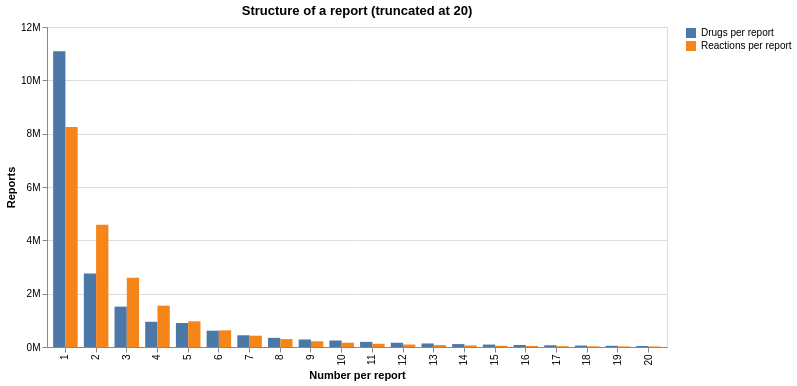

Specify this chart in Vega-Lite:
### Vega-Lite specification from a JSON file in a GitHub repository (floating-point values rounded to 4 significant figures)
{"config": {"view": {"continuousWidth": 300, "continuousHeight": 300}}, "data": {"name": "data-104c193682ade94c224a222315202c99"}, "mark": {"type": "bar"}, "encoding": {"color": {"field": "kind", "scale": {"range": ["#4C78A8", "#F58518"]}, "title": null, "type": "nominal"}, "tooltip": [{"field": "kind", "type": "nominal"}, {"field": "count", "type": "ordinal"}, {"field": "reports", "format": ",", "type": "quantitative"}], "x": {"field": "count", "title": "Number per report", "type": "ordinal"}, "xOffset": {"field": "kind", "type": "nominal"}, "y": {"axis": {"format": "~s"}, "field": "reports", "title": "Reports", "type": "quantitative"}}, "height": 320, "title": "Structure of a report (truncated at 20)", "width": 620, "$schema": "https://vega.github.io/schema/vega-lite/v6.1.0.json", "datasets": {"data-104c193682ade94c224a222315202c99": [{"count": 1, "reports": 11093882, "kind": "Drugs per report"}, {"count": 2, "reports": 2753070, "kind": "Drugs per report"}, {"count": 3, "reports": 1514313, "kind": "Drugs per report"}, {"count": 4, "reports": 945698, "kind": "Drugs per report"}, {"count": 5, "reports": 900459, "kind": "Drugs per report"}, {"count": 6, "reports": 611568, "kind": "Drugs per report"}, {"count": 7, "reports": 440207, "kind": "Drugs per report"}, {"count": 8, "reports": 343774, "kind": "Drugs per report"}, {"count": 9, "reports": 282695, "kind": "Drugs per report"}, {"count": 10, "reports": 244325, "kind": "Drugs per report"}, {"count": 11, "reports": 193013, "kind": "Drugs per report"}, {"count": 12, "reports": 159835, "kind": "Drugs per report"}, {"count": 13, "reports": 132530, "kind": "Drugs per report"}, {"count": 14, "reports": 108868, "kind": "Drugs per report"}, {"count": 15, "reports": 91082, "kind": "Drugs per report"}, {"count": 16, "reports": 76269, "kind": "Drugs per report"}, {"count": 17, "reports": 64954, "kind": "Drugs per report"}, {"count": 18, "reports": 53774, "kind": "Drugs per report"}, {"count": 19, "reports": 45090, "kind": "Drugs per report"}, {"count": 20, "reports": 37971, "kind": "Drugs per report"}, {"count": 1, "reports": 8246538, "kind": "Reactions per report"}, {"count": 2, "reports": 4587992, "kind": "Reactions per report"}, {"count": 3, "reports": 2597145, "kind": "Reactions per report"}, {"count": 4, "reports": 1548181, "kind": "Reactions per report"}, {"count": 5, "reports": 962990, "kind": "Reactions per report"}, {"count": 6, "reports": 623876, "kind": "Reactions per report"}, {"count": 7, "reports": 423549, "kind": "Reactions per report"}, {"count": 8, "reports": 296756, "kind": "Reactions per report"}, {"count": 9, "reports": 213971, "kind": "Reactions per report"}, {"count": 10, "reports": 159953, "kind": "Reactions per report"}, {"count": 11, "reports": 119956, "kind": "Reactions per report"}, {"count": 12, "reports": 92496, "kind": "Reactions per report"}, {"count": 13, "reports": 73142, "kind": "Reactions per report"}, {"count": 14, "reports": 57956, "kind": "Reactions per report"}, {"count": 15, "reports": 46839, "kind": "Reactions per report"}, {"count": 16, "reports": 38283, "kind": "Reactions per report"}, {"count": 17, "reports": 30980, "kind": "Reactions per report"}, {"count": 18, "reports": 25639, "kind": "Reactions per report"}, {"count": 19, "reports": 21440, "kind": "Reactions per report"}, {"count": 20, "reports": 18258, "kind": "Reactions per report"}]}}
